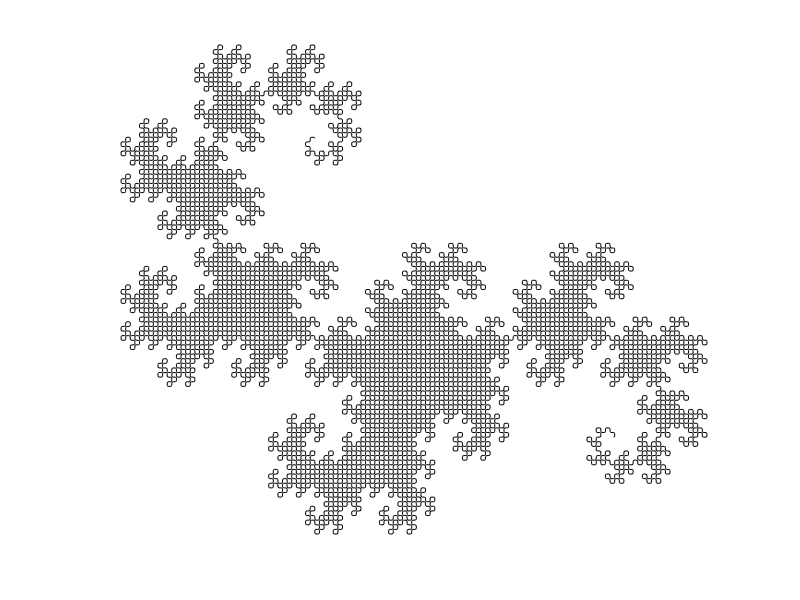
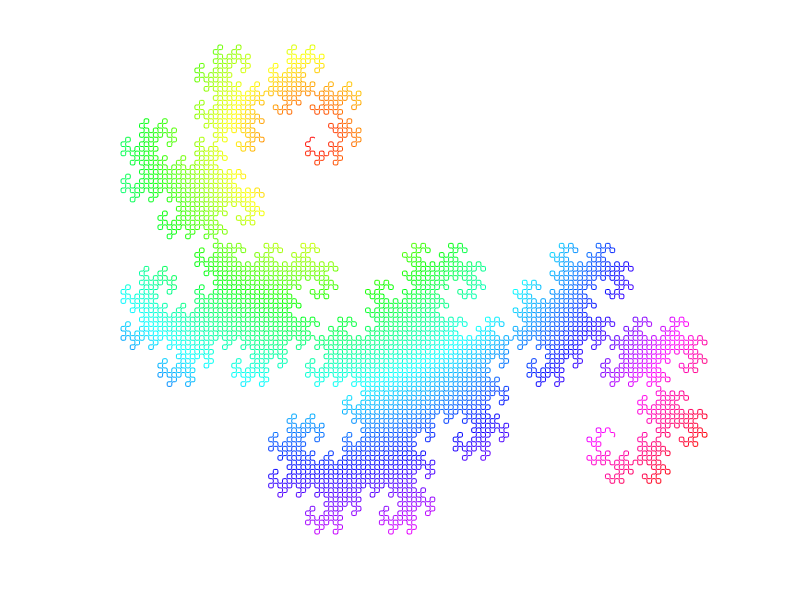

These figures' MATLAB source, in order:
function dragoncurve
% Dragon curve
dvec = ['1'];
temp = [];
nColDvec = 1;
nIteration = 12;  %More iteration, more time and memory required.
% loop to make sequence
%       110
%     1101100
% 110110011100100
for n = 1:nIteration
    nColDvec = length(dvec);
    temp = dvec;
    temp(2^(n-1)) = '0';
    dvec = [dvec '1' temp];
end

x = 0;
y = 0;
nColDvec = length(dvec);
theta = pi/2;
x1 = 0;
y1 = 0;
x2 = 0;
y2 = 0;
x_arr = zeros(nColDvec*2,1);
y_arr = x_arr;
% length on main section and smaller section
lenM = 0.75;
lenS = sqrt(2)*0.25;

% Draw a point a add it to previous point and store it in an array. In each
% iteration change the angle based on the n'th value in the sequence.
for k = 1 : nColDvec
    [x1,y1] = pol2cart(theta, lenM);
    x = x+x1;
    y = y+y1;
    x_arr(2*k-1)=x;
    y_arr(2*k-1)=y;
    
    if dvec(k) == '1'
        theta = theta+pi/4;
        [x2,y2] = pol2cart(theta, lenS);
        x = x+x2;
        y = y+y2;
        x_arr(2*k) = x;
        y_arr(2*k) = y;
        theta = theta+pi/4;
    else
        theta = theta-pi/4;
        [x2,y2] = pol2cart(theta, lenS);
        x = x+x2;
        y = y+y2;
        x_arr(2*k) = x;
        y_arr(2*k) = y;
        theta = theta-pi/4;
    end
    
end

% black color
figure
line(x_arr,y_arr,'color','k');
axis equal off
set(gcf,'color',[1 1 1]);

% hsv color
figure
cmap = hsv(256);
colormap(cmap);
x_arr = [x_arr;nan];
y_arr = [y_arr;nan];
patch(x_arr,y_arr,sqrt(x_arr.^2+y_arr.^2)...
    ,'edgecolor', 'flat', 'facecolor', 'none');
set(gcf,'color',[1 1 1]);
axis off equal
end
